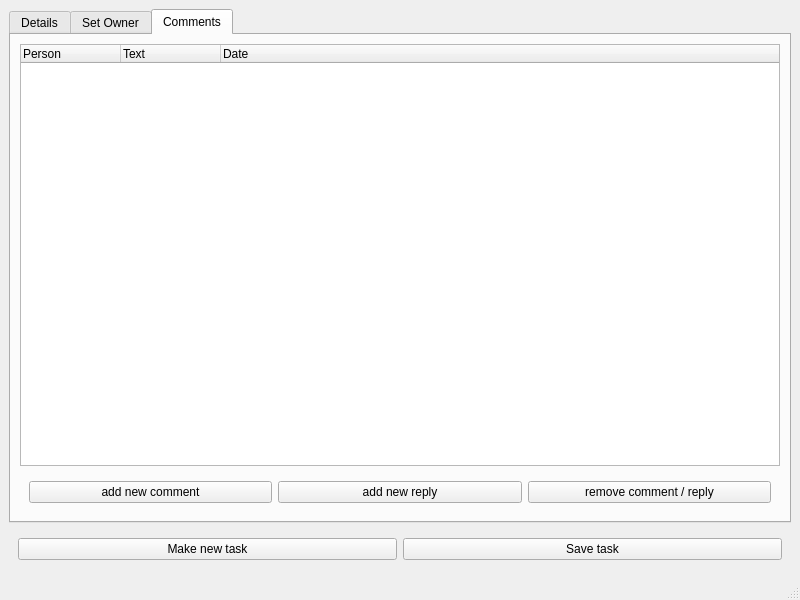
<?xml version="1.0" encoding="UTF-8"?>
<ui version="4.0">
 <class>TaskWindow</class>
 <widget class="QMainWindow" name="TaskWindow">
  <property name="geometry">
   <rect>
    <x>0</x>
    <y>0</y>
    <width>800</width>
    <height>600</height>
   </rect>
  </property>
  <property name="minimumSize">
   <size>
    <width>800</width>
    <height>600</height>
   </size>
  </property>
  <property name="maximumSize">
   <size>
    <width>800</width>
    <height>600</height>
   </size>
  </property>
  <property name="windowTitle">
   <string>MainWindow</string>
  </property>
  <widget class="QWidget" name="centralwidget">
   <layout class="QVBoxLayout" name="verticalLayout">
    <item>
     <widget class="QTabWidget" name="tabWidget">
      <property name="currentIndex">
       <number>2</number>
      </property>
      <widget class="QWidget" name="tab">
       <attribute name="title">
        <string>Details</string>
       </attribute>
       <layout class="QVBoxLayout" name="verticalLayout_4">
        <item>
         <widget class="QWidget" name="widget" native="true">
          <layout class="QHBoxLayout" name="horizontalLayout">
           <item>
            <widget class="QLabel" name="title_label">
             <property name="text">
              <string>Title:</string>
             </property>
            </widget>
           </item>
           <item>
            <widget class="QLineEdit" name="title_line_edit"/>
           </item>
          </layout>
         </widget>
        </item>
        <item>
         <widget class="QWidget" name="widget_5" native="true">
          <layout class="QHBoxLayout" name="horizontalLayout_6">
           <item>
            <widget class="QLabel" name="archive_label">
             <property name="text">
              <string>Archived:</string>
             </property>
            </widget>
           </item>
           <item>
            <widget class="QComboBox" name="archive_combobox">
             <property name="currentText">
              <string>Yes</string>
             </property>
             <item>
              <property name="text">
               <string>Yes</string>
              </property>
             </item>
             <item>
              <property name="text">
               <string>No</string>
              </property>
             </item>
            </widget>
           </item>
          </layout>
         </widget>
        </item>
        <item>
         <widget class="QWidget" name="widget_6" native="true">
          <layout class="QHBoxLayout" name="horizontalLayout_5">
           <item>
            <widget class="QLabel" name="Priority_label">
             <property name="text">
              <string>Priority:</string>
             </property>
            </widget>
           </item>
           <item>
            <widget class="QComboBox" name="Priority_combobox">
             <property name="currentText">
              <string>Low</string>
             </property>
             <item>
              <property name="text">
               <string>Low</string>
              </property>
             </item>
             <item>
              <property name="text">
               <string>Normal</string>
              </property>
             </item>
             <item>
              <property name="text">
               <string>High</string>
              </property>
             </item>
            </widget>
           </item>
          </layout>
         </widget>
        </item>
        <item>
         <widget class="QLabel" name="description_text">
          <property name="font">
           <font>
            <pointsize>10</pointsize>
            <bold>true</bold>
           </font>
          </property>
          <property name="text">
           <string>description:</string>
          </property>
         </widget>
        </item>
        <item>
         <widget class="QPlainTextEdit" name="description_text_edit">
          <property name="maximumSize">
           <size>
            <width>16777215</width>
            <height>200</height>
           </size>
          </property>
          <property name="font">
           <font>
            <bold>false</bold>
           </font>
          </property>
          <property name="plainText">
           <string/>
          </property>
          <property name="overwriteMode">
           <bool>false</bool>
          </property>
         </widget>
        </item>
        <item>
         <widget class="QWidget" name="widget_4" native="true">
          <layout class="QHBoxLayout" name="horizontalLayout_3">
           <item>
            <widget class="QLabel" name="date_text">
             <property name="text">
              <string>Date:</string>
             </property>
            </widget>
           </item>
           <item>
            <widget class="QDateEdit" name="date_edit"/>
           </item>
          </layout>
         </widget>
        </item>
        <item>
         <widget class="QWidget" name="widget_7" native="true">
          <layout class="QHBoxLayout" name="horizontalLayout_4">
           <item>
            <widget class="QLabel" name="owner_label">
             <property name="text">
              <string>Owner: </string>
             </property>
            </widget>
           </item>
           <item>
            <widget class="QLabel" name="owner_text">
             <property name="text">
              <string>Not set</string>
             </property>
            </widget>
           </item>
          </layout>
         </widget>
        </item>
       </layout>
      </widget>
      <widget class="QWidget" name="tab_2">
       <attribute name="title">
        <string>Set Owner</string>
       </attribute>
       <layout class="QVBoxLayout" name="verticalLayout_2">
        <item>
         <widget class="QWidget" name="widget_2" native="true">
          <property name="maximumSize">
           <size>
            <width>750</width>
            <height>480</height>
           </size>
          </property>
          <layout class="QVBoxLayout" name="verticalLayout_3">
           <item>
            <widget class="QComboBox" name="Owner_type_combobox">
             <item>
              <property name="text">
               <string>Select ...</string>
              </property>
             </item>
             <item>
              <property name="text">
               <string>Team</string>
              </property>
             </item>
             <item>
              <property name="text">
               <string>Person</string>
              </property>
             </item>
            </widget>
           </item>
           <item>
            <widget class="QWidget" name="widget_8" native="true">
             <layout class="QVBoxLayout" name="verticalLayout_5">
              <item>
               <widget class="QLabel" name="person_label">
                <property name="text">
                 <string>Person</string>
                </property>
               </widget>
              </item>
              <item>
               <widget class="QListWidget" name="persons_list_widget"/>
              </item>
             </layout>
            </widget>
           </item>
           <item>
            <widget class="QWidget" name="widget_9" native="true">
             <layout class="QVBoxLayout" name="verticalLayout_6">
              <item>
               <widget class="QLabel" name="team_label">
                <property name="text">
                 <string>Team:</string>
                </property>
               </widget>
              </item>
              <item>
               <widget class="QListWidget" name="teams_list_widget"/>
              </item>
             </layout>
            </widget>
           </item>
          </layout>
         </widget>
        </item>
       </layout>
      </widget>
      <widget class="QWidget" name="tab_3">
       <attribute name="title">
        <string>Comments</string>
       </attribute>
       <layout class="QGridLayout" name="gridLayout">
        <item row="0" column="0">
         <widget class="QTreeWidget" name="task_comments_tree_widget">
          <column>
           <property name="text">
            <string notr="true">Person</string>
           </property>
          </column>
          <column>
           <property name="text">
            <string>Text</string>
           </property>
          </column>
          <column>
           <property name="text">
            <string>Date</string>
           </property>
          </column>
         </widget>
        </item>
        <item row="1" column="0">
         <widget class="QWidget" name="widget_10" native="true">
          <layout class="QHBoxLayout" name="horizontalLayout_8">
           <item>
            <widget class="QPushButton" name="task_add_new_comment_BTN">
             <property name="text">
              <string>add new comment</string>
             </property>
            </widget>
           </item>
           <item>
            <widget class="QPushButton" name="task_add_new_reply_BTN">
             <property name="text">
              <string>add new reply</string>
             </property>
            </widget>
           </item>
           <item>
            <widget class="QPushButton" name="task_remove_comment_BTN">
             <property name="text">
              <string>remove comment / reply</string>
             </property>
            </widget>
           </item>
          </layout>
         </widget>
        </item>
       </layout>
      </widget>
     </widget>
    </item>
    <item>
     <widget class="QWidget" name="widget_3" native="true">
      <layout class="QHBoxLayout" name="horizontalLayout_2">
       <item>
        <widget class="QPushButton" name="make_new_task_BTN">
         <property name="text">
          <string>Make new task</string>
         </property>
        </widget>
       </item>
       <item>
        <widget class="QPushButton" name="save_task_BTN">
         <property name="text">
          <string>Save task</string>
         </property>
        </widget>
       </item>
      </layout>
     </widget>
    </item>
   </layout>
  </widget>
  <widget class="QMenuBar" name="menubar">
   <property name="geometry">
    <rect>
     <x>0</x>
     <y>0</y>
     <width>800</width>
     <height>26</height>
    </rect>
   </property>
  </widget>
  <widget class="QStatusBar" name="statusbar"/>
 </widget>
 <resources/>
 <connections/>
</ui>
